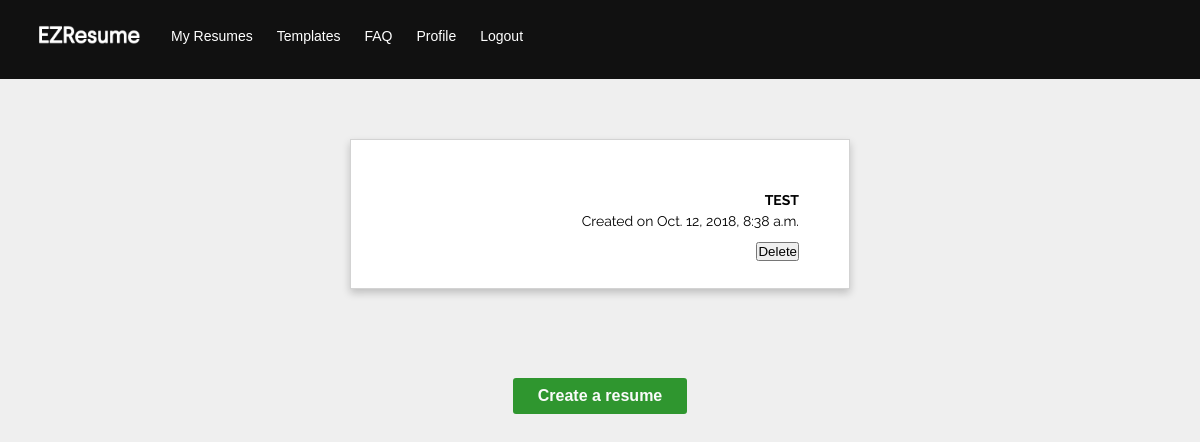
The app's page /app/ (signed in), older data.
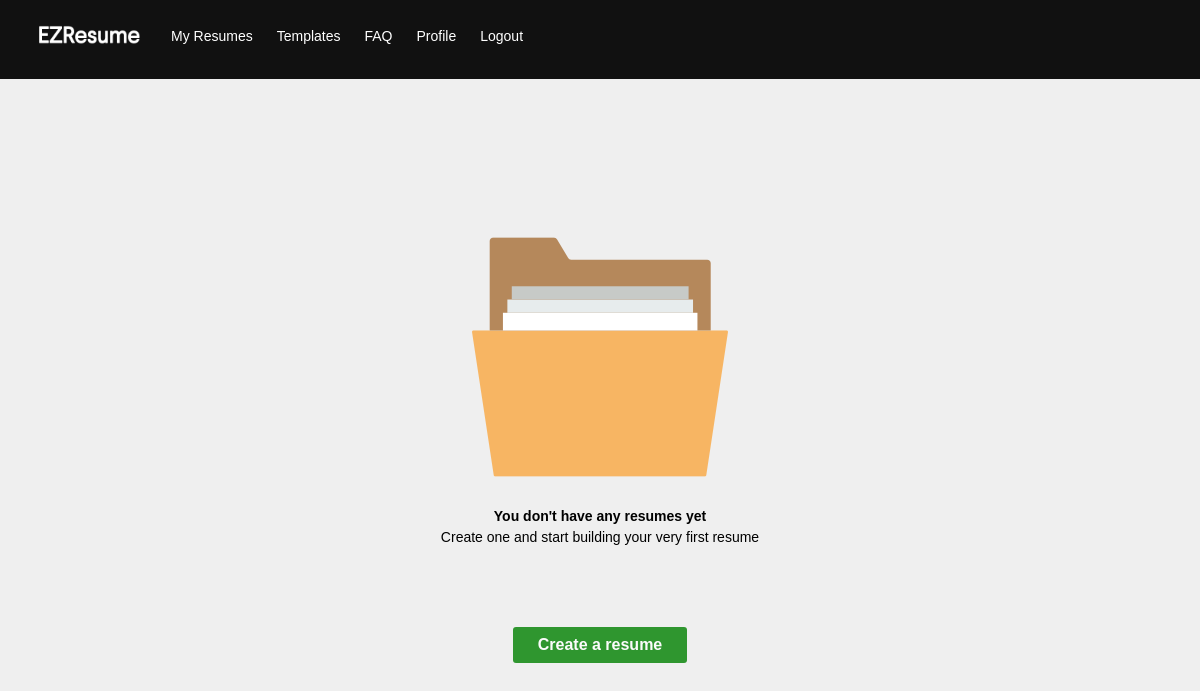
The same page, newer data.
### resumes/models.py (models this page shows, shortened)
class Resume(models.Model):
    name = models.CharField(max_length=255)
    created_at = models.DateTimeField(auto_now_add=True, editable=False)
    updated_at = models.DateTimeField(auto_now=True)
    user = models.ForeignKey(User, on_delete=models.CASCADE)

### resumes/views.py (the view)
# urls.py: path('', views.my_resumes, name='my-resumes'),
@login_required()
def my_resumes(request):
    resumes = Resume.objects.all()
    return render(request, 'resumes/my_resumes.html', {'resumes': resumes})

### resumes/templates/resumes/my_resumes.html (shortened to what this page needs)
{% extends 'resumes/layout.html' %}
{% load static %}
{% block content %}
    <div class="wrapper">
    {% for resume in resumes %}
       <div class="resume-box">
            <div class="container">
                <p class="resume-name">{{ resume.name }}</p>
                <p>Created on {{ resume.created_at }}</p>
                <form action="{% url 'resumes:delete-resume' pk=resume.id %}">
                    <input type="submit" class="confirm-delete" value="Delete" />
                </form>
            </div>
        </div>
    {% empty %}
        <div class="empty-state-box">
            <img src="{% static 'resumes/images/resume-empty-icon.png' %}" class="centered">
            <p class="empty-state-text"><b>You don't have any resumes yet</b><br>Create one and
                start building your very first resume</p>
        </div>
    {% endfor %}
        <div class="button-box">
            <a href="{% url 'resumes:create-resume' %}" class="button">Create a resume</a>
        </div>
    </div>
{% endblock %}

Row changes from the older to the newer data that the page shows:
removed Resume: name "TEST", created_at "Oct. 12, 2018, 8:38 a.m."
Text that changed along with them:
text now shown: "You don't have any resumes yet Create one and start building your very first resume"
